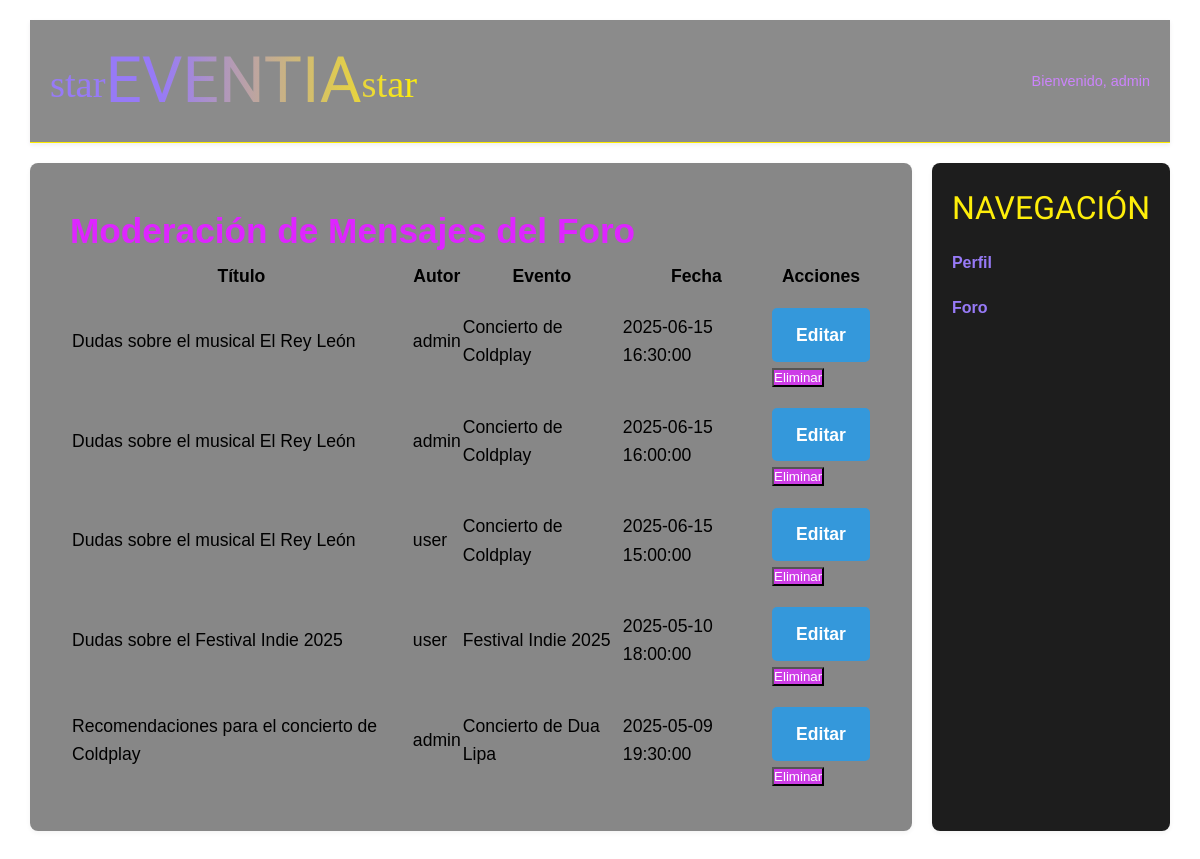
Page /moderar_mensajes.php (signed in) on the committed database.
### tables this page shows
CREATE TABLE `foro` (
  `id` int(11) AUTO_INCREMENT PRIMARY KEY NOT NULL,
  `titulo` varchar(255) NOT NULL,
  `autor` varchar(100) NOT NULL,
  `mensaje` text NOT NULL,
  `evento` int(11) DEFAULT NULL,
  `fecha_publicacion` timestamp NOT NULL DEFAULT current_timestamp()
);

CREATE TABLE `eventos` (
  `id` int(11) NOT NULL,
  `nombre` varchar(255) NOT NULL,
  `precio` varchar(255) NOT NULL,
  `descripcion` text DEFAULT NULL,
  `fecha_inicio` datetime NOT NULL,
  `ubicacion` varchar(255) DEFAULT NULL,
  `organizador` varchar(100) DEFAULT NULL,
  `imagen` varchar(255) NOT NULL DEFAULT 'img/default.jpg',
  `entradas` int(11) NOT NULL DEFAULT 0
);

### includes/clases/foro/MensajeForo.php (called while the page is built, shortened)
<?php
    class MensajeForo {
        private $id;
        private $titulo;
        private $autor;
        private $fecha_publicacion;
        private function __construct($id, $titulo, $autor, $mensaje, $evento, $fecha_publicacion, $parent_id) {
            $this->id = $id;
            $this->titulo = $titulo;
            $this->autor = $autor;
            $this->fecha_publicacion = $fecha_publicacion;
        }
        public static function getMensajes($id_evento = null, $parent_id = null) {
            $conexion = Aplicacion::getInstance()->getConexionBd();
            $query = "SELECT f.*, e.nombre AS nombre_evento
                      FROM foro f
                      LEFT JOIN eventos e ON f.evento = e.id
                      WHERE 1=1";
            $query .= " ORDER BY fecha_publicacion DESC";
            $stmt = $conexion->prepare($query);
            $stmt->execute();
            $result = $stmt->get_result();
            $mensajes = [];
            if ($result) {
                while ($row = $result->fetch_assoc()) {
                    $mensajes[] = new MensajeForo(
                        $row['id'],
                        $row['titulo'],
                        $row['autor'],
                        $row['mensaje'],
                        $row['evento'],
                        $row['fecha_publicacion'],
                        $row['parent_id']
                    );
                }
            }
            return $mensajes;
        }
        public function getId() {
            return $this->id;
        }
        public function getTitulo() {
            return $this->titulo;
        }
        public function getAutor() {
            return $this->autor;
        }
        public function getFechaPublicacion() {
            return $this->fecha_publicacion;
        }
    }

### includes/clases/Aplicacion.php (called while the page is built, shortened)
<?php
class Aplicacion {
    private static $instancia;
    public static function getInstance()
    {
        if (!self::$instancia instanceof self) {
            self::$instancia = new static();
        }
        return self::$instancia;
    }
    private $bdDatosConexion;
    private $inicializada;
    private $conn;
    private function __construct() {
        $this->inicializada = false;
    }
    public function init($bdDatosConexion, $rutaApp = '/', $dirInstalacion = __DIR__)
    {
        if (!$this->inicializada) {
            $this->bdDatosConexion = $bdDatosConexion;
            $this->conn = null;
            $this->inicializada = true;
        }
    }
    public function getConexionBd()
    {
        if (!$this->conn) {
            $bdHost = $this->bdDatosConexion['host'];
            $bdUser = $this->bdDatosConexion['user'];
            $bdPass = $this->bdDatosConexion['pass'];
            $bd = $this->bdDatosConexion['bd'];
            $conn = new \mysqli($bdHost, $bdUser, $bdPass, $bd);
            $this->conn = $conn;
        }
        return $this->conn;
    }
    public function usuarioLogueado()
    {
        return ($_SESSION['login'] ?? false) === true;
    }
    public function tieneRol($rol) {
        return $this->usuarioLogueado() && ($_SESSION['rol'] === $rol);
    }
}

### includes/clases/eventos/Evento.php (called while the page is built, shortened)
<?php
class Evento {
    private $nombre;
    private function __construct($id, $nombre, $precio, $descripcion, $fecha_inicio, $ubicacion, $organizador, $imagen, $entradas) {
        $this->nombre = $nombre;
    }
    public static function buscaPorId($idEvento) {
        $conexion = Aplicacion::getInstance()->getConexionBd();
        $sql = "SELECT * FROM eventos WHERE id = ?";
        $stmt = $conexion->prepare($sql);
        $result = false;
        if ($stmt) {
            $stmt->bind_param("i", $idEvento);
            if ($stmt->execute()) {
                $rs = $stmt->get_result();
                if ($fila = $rs->fetch_assoc()) {
                    $result = new Evento(
                        $idEvento,
                        $fila['nombre'],
                        $fila['precio'],
                        $fila['descripcion'],
                        $fila['fecha_inicio'],
                        $fila['ubicacion'],
                        $fila['organizador'],
                        $fila['imagen'],
                        $fila['entradas']
                    );
                }
            } else {
                error_log("Error al ejecutar la consulta: " . $stmt->error);
            }
        } else {
            error_log("Error al preparar la consulta: " . $conexion->error);
        }
        return $result;
    }
    public function getNombre() {
        return $this->nombre;
    }
}

### includes/config.php (called while the page is built, shortened)
<?php
spl_autoload_register(function ($class) {
    $prefix = 'es\\ucm\\fdi\\aw\\';
    $base_dir = implode(DIRECTORY_SEPARATOR, [__DIR__, 'clases', '']);
    $len = strlen($prefix);
    $relative_class = substr($class, $len);
    $file = $base_dir . str_replace('\\', '/', $relative_class) . '.php';
});

### moderar_mensajes.php (the view, shortened to what this page needs)
<?php
    require_once __DIR__.'/includes/config.php';
    $app = Aplicacion::getInstance();
    $rutaApp = RUTA_APP;
    if ($app->tieneRol(Usuario::ADMIN_ROLE)) {
        $mensajes = MensajeForo::getMensajes(null);
        $tablaMensajes = '';
        foreach ($mensajes as $mensaje) {
            $eventoNombre = $mensaje->getEvento()
                ? Evento::buscaPorId($mensaje->getEvento())->getNombre()
                : 'General';
            $tablaMensajes .= <<<EOS
            <tr>
                <td>{$mensaje->getTitulo()}</td>
                <td>{$mensaje->getAutor()}</td>
                <td>{$eventoNombre}</td>
                <td>{$mensaje->getFechaPublicacion()}</td>
                <td>
                    <a href="editar_mensajeForo.php?id={$mensaje->getId()}" class="boton-editar">Editar</a>
                    <form action="{$rutaApp}/moderar_mensajes.php" method="POST"">
                        <input type="hidden" name="mensaje_id" value="{$mensaje->getId()}">
                        <button type="submit" name="accion" value="eliminar"
                            class="boton-eliminar"
                            onclick="return confirm('¿Eliminar este mensaje permanentemente?')">
                            Eliminar
                        </button>
                    </form>
                </td>
            </tr>
            EOS;
        }
        $contenidoPrincipal = <<<EOS
        <div class="admin-section">
            <h2>Moderación de Mensajes del Foro</h2>
            <table class="tabla-moderacion">
                <thead>
                    <tr>
                        <th>Título</th>
                        <th>Autor</th>
                        <th>Evento</th>
                        <th>Fecha</th>
                        <th>Acciones</th>
                    </tr>
                </thead>
                <tbody>
                    $tablaMensajes
                </tbody>
            </table>
        </div>
        EOS;
    }
    require __DIR__.'/includes/vistas/plantillas/plantilla.php';
?>

### css/estilo.css (style rules this page uses)
* { margin: 0; padding: 0; box-sizing: border-box; }
h2 { font-size: 2em; font-weight: bold; color: #7055c8; }
a { color: #977af7; text-decoration: none; font-weight: bold; transition: color 0.3s; }
body { font-family: Verdana, sans-serif; color: black; line-height: 1.6; margin: 0; min-height: 100vh; position: relative; }
body::before { content: ""; position: fixed; top: 0; left: 0; width: 100%; height: 100%; background: url('https://p4.wallpaperbetter.com/wallpaper/89/725/306/pixels-pixel-art-pixelated-cityscape-wallpaper-preview.jpg') no-repeat center center; background-size: cover; z-index: -1; }
h2, h3 { margin-top: 0; }
.boton-editar { display: inline-block; padding: 0.8rem 1.5rem; background-color: #3498db; color: white; border-radius: 5px; text-decoration: none; transition: transform 0.3s ease; margin-top: 1rem; }
button[type="submit"] { background-color: #cd3ce7; color: white; }
h2, h3 { color: #de25ff; margin-top: 0; }

### rows in the picture
foro: titulo "Dudas sobre el musical El Rey León", autor "admin", evento.nombre "Concierto de Coldplay", fecha_publicacion "2025-06-15 16:30:00"
foro: titulo "Dudas sobre el musical El Rey León", autor "admin", evento.nombre "Concierto de Coldplay", fecha_publicacion "2025-06-15 16:00:00"
foro: titulo "Dudas sobre el musical El Rey León", autor "user", evento.nombre "Concierto de Coldplay", fecha_publicacion "2025-06-15 15:00:00"
foro: titulo "Dudas sobre el Festival Indie 2025", autor "user", evento.nombre "Festival Indie 2025", fecha_publicacion "2025-05-10 18:00:00"
foro: titulo "Recomendaciones para el concierto de Coldplay", autor "admin", evento.nombre "Concierto de Dua Lipa", fecha_publicacion "2025-05-09 19:30:00"

### other values in the picture
mostrarSaludo() "Bienvenido, admin"
